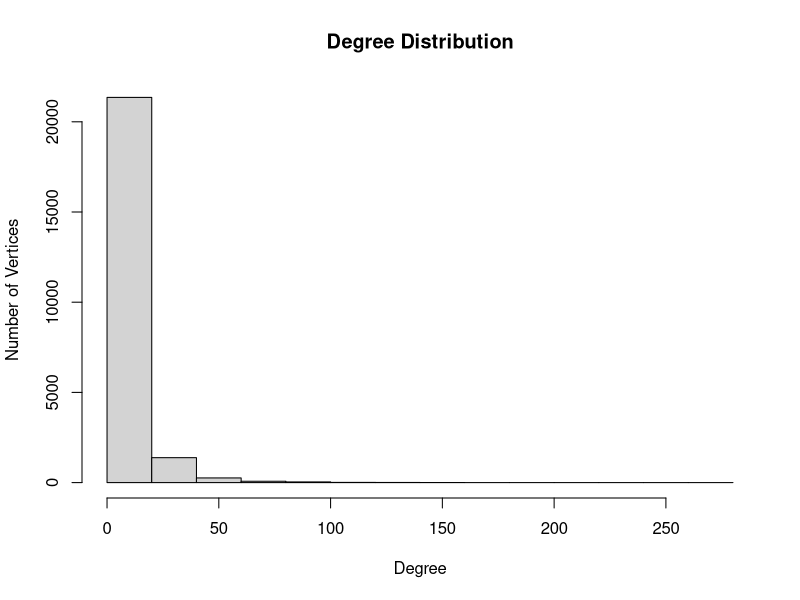
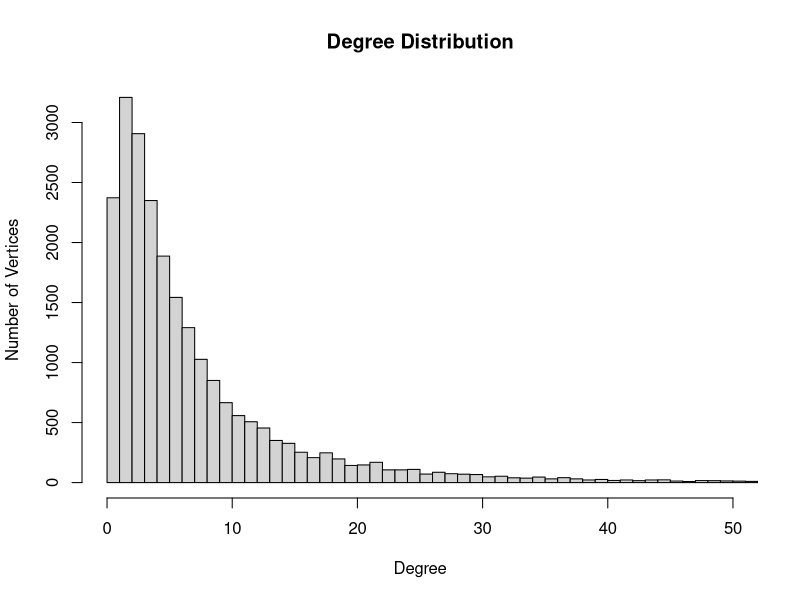

Reproduce these figures in R, in order. (Note: this script raises an error after producing the figures.)
## DBA4713 Lecture 3
## Demo: Collaboration Network

## 1) why to use igraph? ####
library(data.table)
data = fread("collaboration.edgelist.txt",colClasses = "character") # 93439 x 2 : V1, V2

# exploring the input data
nrow(unique(data))
head(data)
data[V1=="1680"]
data[V2=="1680"]
data[V1=="4131"]
data[V2=="4131"]

# exploring degree using basic data manipulation
length(unique(c(data$V1,data$V2))) # 23133 values, from 0 to 23132
data[,.(cnt=.N),by=.(V1)][order(-cnt)][1:10]
rbind(data[,.(cnt=.N),by="V1"],data[,.(cnt=.N),by="V2"],use.names=FALSE)[,.(degree=sum(cnt)),by="V1"]

# converting edge.list to matrix
library(reshape2)
mat=dcast(data[1:20,],V1~V2,fun.aggregate=length,value.var="V2")
rownames(mat)=mat$V1
mat=mat[,-1]
rowSums(mat)

# converting edge.list to adjacency matrix
library(igraph)
g=graph.edgelist(as.matrix(data),directed=F)
adj_matrix=get.adjacency(g,type="both",sparse=TRUE)

# exploring different metrics
degree(g)
closeness(g)
betweenness(g)


## 2) how to play with the collaboration network? ####
library(data.table)
library(igraph)
data = fread("collaboration.edgelist.txt",colClasses = "character") # 93439 x 2 : V1, V2
g=graph.edgelist(as.matrix(data))

# graph-level attributes
summary(g)
vcount(g)
ecount(g)
graph.density(g)
hist(degree(g),main="Degree Distribution",xlab="Degree",ylab="Number of Vertices")
hist(degree(g),breaks=seq(0,max(degree(g)),by=1),xlim=c(0, 50),
     main="Degree Distribution",xlab="Degree",ylab="Number of Vertices")
shortest_paths(g,from="0", to="15750")$vpath[[1]]
diameter(g)
components(g)
max(components(g)$csize)
largest_component(g)
transitivity(g,type="global")
transitivity(g,type="average") 

# vertex-level attributes
transitivity(g,type="local")
mean(transitivity(g,type="local"),na.rm=T)
degree(g)
closeness(g)
betweenness(g,normalized=T)
eigen_centrality(g)$vector

# edge-level attributes
edge.betweenness(g)
#E(g)$weight

# store attributes into a data.frame
df=data.frame(vertex_id=V(g),
              vertex_name=V(g)$name,
              degree=degree(g),
              closeness=closeness(g),
              betweenness=betweenness(g,normalized=T),
              transitivity=transitivity(g,type="local"))
summary(df[-c(1,2)])
cor(df[-c(1,2)],use="complete.obs")

dt=data.table(df[-c(1)])
cor(dt[vertex_name%in%V(largest_component(g))$name,-c(1)],use="complete.obs")

# a simple regression by randomly creating additional variables
set.seed(4713)
dt[,age:=sample(20:40,nrow(dt),replace=T)]
dt[,tenure:=runif(nrow(dt),1,6)]
dt[,rating:=sample(1:5,nrow(dt),replace=T)]
summary(dt)

summary(lm(rating~
             age+tenure+degree+closeness+betweenness+transitivity,
           data=dt))


# visualization
#plot(g)
sub_g=induced_subgraph(g, vids=V(g)[1:10])
plot(sub_g)
plot(sub_g,
     vertex.size=50,vertex.color="green",vertex.label.color="black", 
     edge.color="grey",edge.width=2)
plot(sub_g,
     layout=layout.fruchterman.reingold)
plot(sub_g,
     layout=layout.circle)
